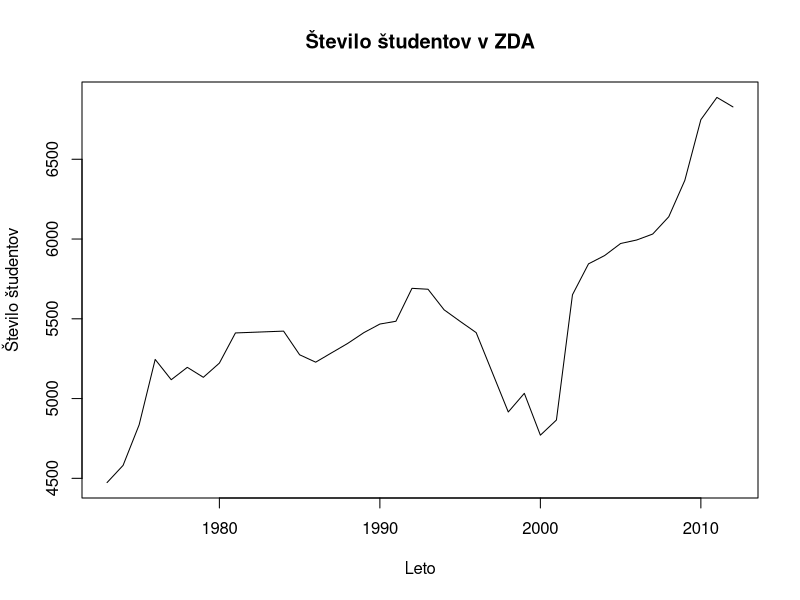

R code for this plot:
# Graf
# Funkcija, ki uvozi podatke za graf in ukaz, ki graf nariše
pdf("slike/grafi.pdf", paper="a4r")
uvoziPodatkeGraf <- function() {
  return(read.table("podatki/grafzda.csv", sep = ",", as.is = TRUE,
                    
                    col.names = c("x","x", "x","x","x"),
                    fileEncoding = "Windows-1250"))
}

TabelaGraf <- uvoziPodatkeGraf()
Leto <- TabelaGraf[, "x.2"]
Št_študentovZDA <- TabelaGraf[, "x.4"]
plot(Leto, Št_študentovZDA, xlab = "Leto", ylab = "Število študentov", type = "l", main = "Število študentov v ZDA", cex = 0.5)
dev.off()
